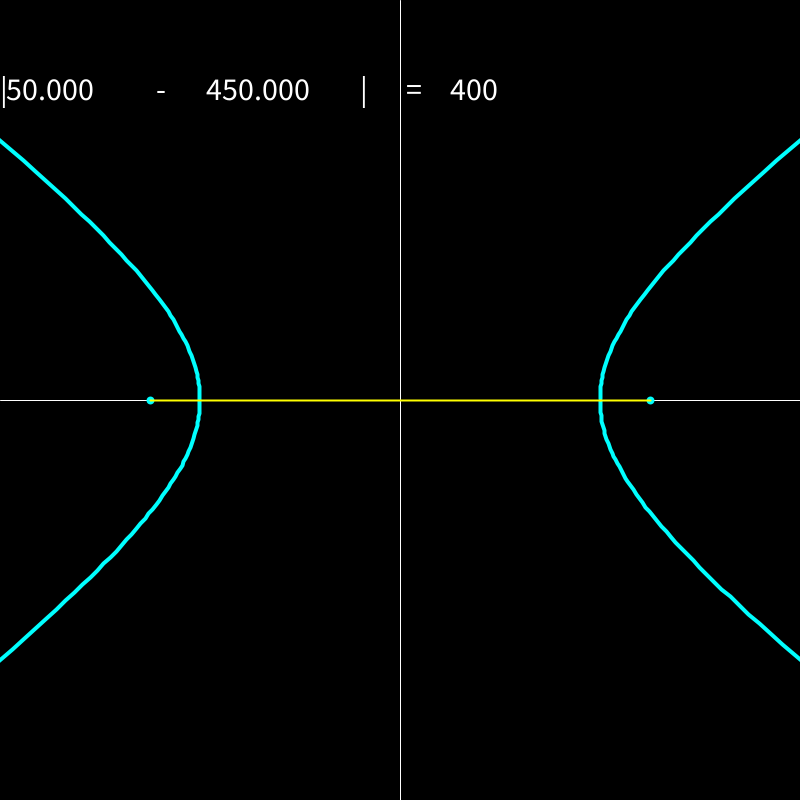
Frame 1 (no input)
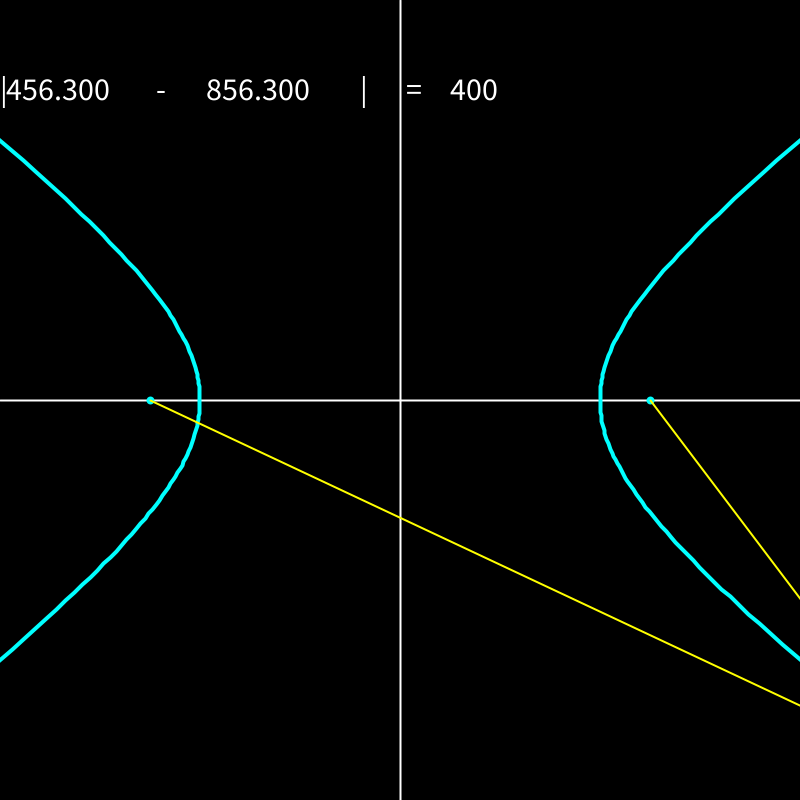
Frame 60 (the mouse pressed at the canvas centre just before this capture)
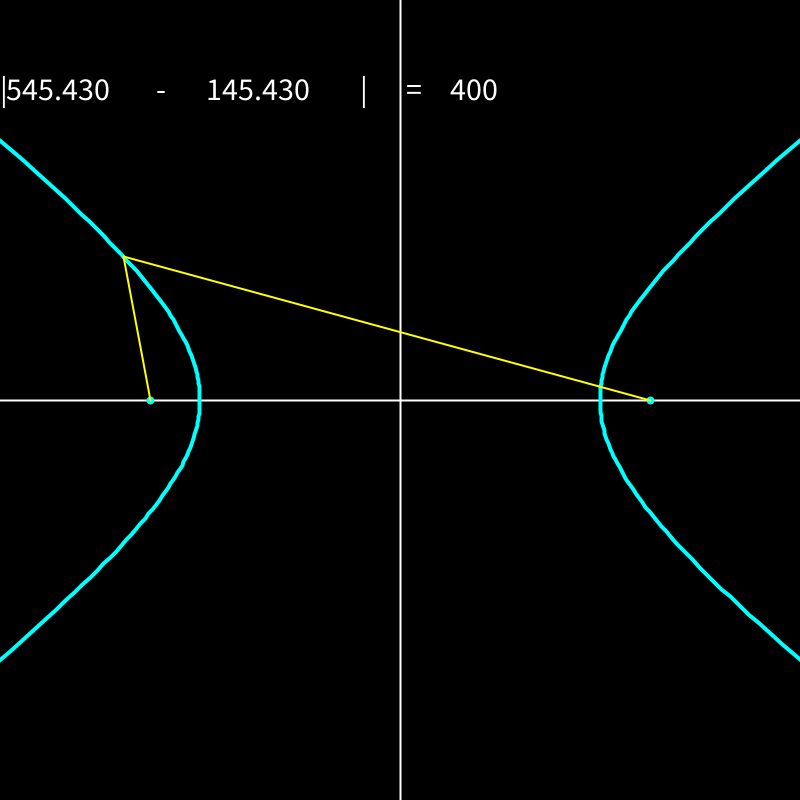
Frame 120 (the mouse held since frame 60 and released just before this capture)

The Processing sketch that drew these frames (run headless with seeded random() and noise(); from frame 60 on, the mouse is pressed at the canvas centre):

// Processing sketch: hyperbola
// ── hyperbola.pde
double e = Math.sqrt(9.0/16.0+1);
void setup() {
  size(800, 800);
}
double a = 0, x, y, px, py;
void draw() {
  background(0);
  stroke(255);
  line(width/2, 0, width/2, height);
  line(0, height/2, width, height/2);
  stroke(0, 255, 255);
  strokeWeight(8);
  point((float)(-4*e*50)+width/2, height/2);
  point((float)(4*e*50)+width/2, height/2);
  stroke(0, 255, 255);
  strokeWeight(4);
  noFill();
  pushMatrix();
  translate(width/2, height/2);
  double t = 0;
  beginShape();
  while (t < PI/2) {
    vertex((float)(4*1/Math.cos(t)*50), (float)(3*Math.tan(t)*50));
    t+=0.02;
  }
  endShape();
  t = PI/2+0.1;
  beginShape();
  while (t < 3*PI/2) {
    vertex((float)(4*1/Math.cos(t)*50), (float)(3*Math.tan(t)*50));
    t+=0.02;
  }
  endShape();
  t = 3.0*PI/2.0+0.1;
  beginShape();
  while (t < 2*PI) {
    vertex((float)(4*1/Math.cos(t)*50), (float)(3*Math.tan(t)*50));
    t+=0.02;
  }
  endShape();
  popMatrix();
  x = 4*1/Math.cos(a)*50;
  y = 3*Math.tan(a)*50;
  strokeWeight(2);
  stroke(255, 255, 0);
  line((float)e*4*50+width/2, height/2, (float)x+width/2, (float)y+height/2);
  line((float)e*-4*50+width/2, height/2, (float)x+width/2, (float)y+height/2);
  double f1 = dist((float)e*4*50+width/2, height/2, (float)x+width/2, (float)y+height/2);
  double f2 = dist((float)e*-4*50+width/2, height/2, (float)x+width/2, (float)y+height/2);
  textSize(32);
  fill(255);
  text("|", 0, 100);
  text(Math.round(f1*100)/100.0, 0, 100);
  text(" - ", 150, 100);
  text(Math.round(f2*100)/100.0, 200, 100);
  text("|", 360, 100);
  text(" = ", 400, 100);
  text(Math.round(abs((float)(f1-f2))), 450, 100);
  a+=0.02;
}
